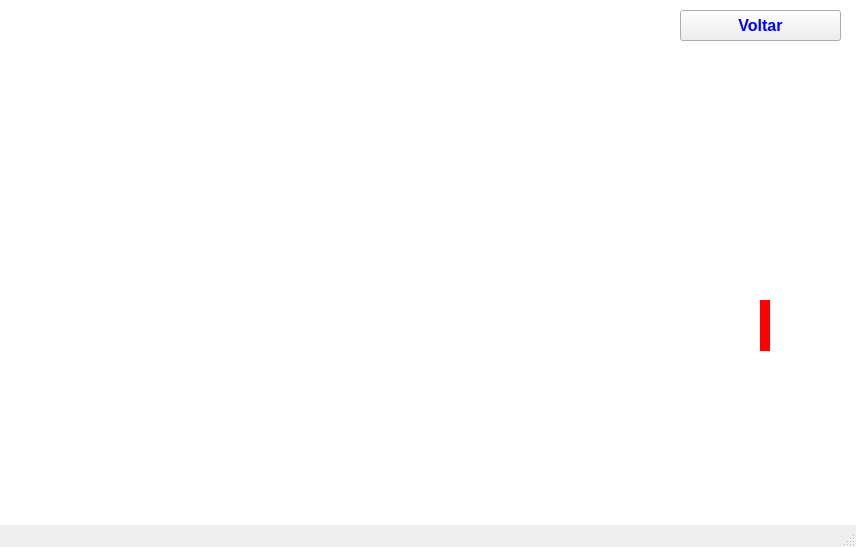
<?xml version="1.0" encoding="UTF-8"?>
<ui version="4.0">
 <class>MainWindow</class>
 <widget class="QMainWindow" name="MainWindow">
  <property name="geometry">
   <rect>
    <x>0</x>
    <y>0</y>
    <width>856</width>
    <height>547</height>
   </rect>
  </property>
  <property name="windowTitle">
   <string>MainWindow</string>
  </property>
  <widget class="QWidget" name="centralwidget">
   <widget class="QLabel" name="fundo_branco">
    <property name="geometry">
     <rect>
      <x>-270</x>
      <y>-200</y>
      <width>1741</width>
      <height>1011</height>
     </rect>
    </property>
    <property name="styleSheet">
     <string notr="true">background-color: rgb(255, 255, 255);</string>
    </property>
    <property name="text">
     <string/>
    </property>
   </widget>
   <widget class="QLabel" name="mapa_mercado">
    <property name="geometry">
     <rect>
      <x>20</x>
      <y>50</y>
      <width>821</width>
      <height>391</height>
     </rect>
    </property>
    <property name="styleSheet">
     <string notr="true">background-image: url(:/newPrefix/mapa_mercado.png);</string>
    </property>
    <property name="text">
     <string/>
    </property>
    <property name="pixmap">
     <pixmap resource="imagens.qrc">:/newPrefix/mapa_mercado.png</pixmap>
    </property>
    <property name="scaledContents">
     <bool>true</bool>
    </property>
   </widget>
   <widget class="QLabel" name="indicador">
    <property name="geometry">
     <rect>
      <x>760</x>
      <y>300</y>
      <width>10</width>
      <height>51</height>
     </rect>
    </property>
    <property name="styleSheet">
     <string notr="true">background-color: rgb(255, 0, 0);</string>
    </property>
    <property name="text">
     <string/>
    </property>
   </widget>
   <widget class="QPushButton" name="botao_voltar">
    <property name="geometry">
     <rect>
      <x>680</x>
      <y>10</y>
      <width>161</width>
      <height>31</height>
     </rect>
    </property>
    <property name="font">
     <font>
      <pointsize>12</pointsize>
      <weight>75</weight>
      <bold>true</bold>
     </font>
    </property>
    <property name="styleSheet">
     <string notr="true">color: rgb(0, 0, 255);</string>
    </property>
    <property name="text">
     <string>Voltar</string>
    </property>
   </widget>
  </widget>
  <widget class="QMenuBar" name="menubar">
   <property name="geometry">
    <rect>
     <x>0</x>
     <y>0</y>
     <width>856</width>
     <height>26</height>
    </rect>
   </property>
  </widget>
  <widget class="QStatusBar" name="statusbar"/>
 </widget>
 <resources>
  <include location="imagens.qrc"/>
 </resources>
 <connections/>
</ui>
